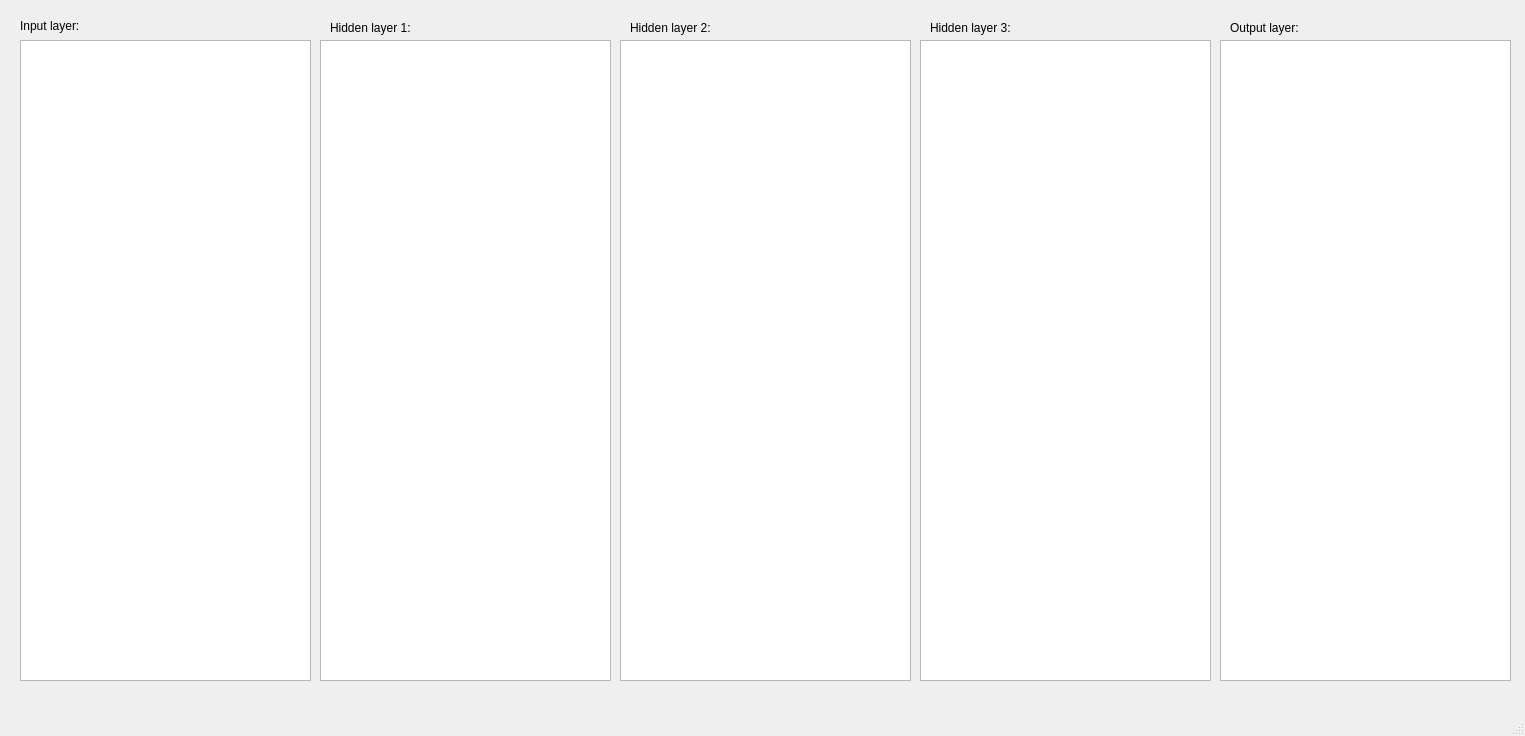
<?xml version="1.0" encoding="UTF-8"?>
<ui version="4.0">
 <class>VisualizeWindow</class>
 <widget class="QMainWindow" name="VisualizeWindow">
  <property name="geometry">
   <rect>
    <x>0</x>
    <y>0</y>
    <width>1525</width>
    <height>736</height>
   </rect>
  </property>
  <property name="windowTitle">
   <string>Visualize network</string>
  </property>
  <widget class="QWidget" name="centralwidget">
   <widget class="QLabel" name="il_label">
    <property name="geometry">
     <rect>
      <x>20</x>
      <y>10</y>
      <width>131</width>
      <height>31</height>
     </rect>
    </property>
    <property name="text">
     <string>Input layer:</string>
    </property>
   </widget>
   <widget class="QListWidget" name="input_listWidget">
    <property name="geometry">
     <rect>
      <x>20</x>
      <y>40</y>
      <width>291</width>
      <height>641</height>
     </rect>
    </property>
    <property name="font">
     <font>
      <pointsize>20</pointsize>
     </font>
    </property>
   </widget>
   <widget class="QLabel" name="hl1_label">
    <property name="geometry">
     <rect>
      <x>330</x>
      <y>20</y>
      <width>121</width>
      <height>16</height>
     </rect>
    </property>
    <property name="text">
     <string>Hidden layer 1:</string>
    </property>
   </widget>
   <widget class="QListWidget" name="hl1_listWidget">
    <property name="geometry">
     <rect>
      <x>320</x>
      <y>40</y>
      <width>291</width>
      <height>641</height>
     </rect>
    </property>
    <property name="font">
     <font>
      <pointsize>20</pointsize>
     </font>
    </property>
   </widget>
   <widget class="QListWidget" name="hl2_listWidget">
    <property name="geometry">
     <rect>
      <x>620</x>
      <y>40</y>
      <width>291</width>
      <height>641</height>
     </rect>
    </property>
    <property name="font">
     <font>
      <pointsize>20</pointsize>
     </font>
    </property>
   </widget>
   <widget class="QLabel" name="hl2_label">
    <property name="geometry">
     <rect>
      <x>630</x>
      <y>20</y>
      <width>121</width>
      <height>16</height>
     </rect>
    </property>
    <property name="text">
     <string>Hidden layer 2:</string>
    </property>
   </widget>
   <widget class="QListWidget" name="hl3_listWidget">
    <property name="geometry">
     <rect>
      <x>920</x>
      <y>40</y>
      <width>291</width>
      <height>641</height>
     </rect>
    </property>
    <property name="font">
     <font>
      <pointsize>20</pointsize>
     </font>
    </property>
   </widget>
   <widget class="QLabel" name="hl3_label">
    <property name="geometry">
     <rect>
      <x>930</x>
      <y>20</y>
      <width>121</width>
      <height>16</height>
     </rect>
    </property>
    <property name="text">
     <string>Hidden layer 3:</string>
    </property>
   </widget>
   <widget class="QListWidget" name="output_listWidget">
    <property name="geometry">
     <rect>
      <x>1220</x>
      <y>40</y>
      <width>291</width>
      <height>641</height>
     </rect>
    </property>
    <property name="font">
     <font>
      <pointsize>20</pointsize>
     </font>
    </property>
   </widget>
   <widget class="QLabel" name="output_label">
    <property name="geometry">
     <rect>
      <x>1230</x>
      <y>20</y>
      <width>121</width>
      <height>16</height>
     </rect>
    </property>
    <property name="text">
     <string>Output layer:</string>
    </property>
   </widget>
  </widget>
  <widget class="QMenuBar" name="menubar">
   <property name="geometry">
    <rect>
     <x>0</x>
     <y>0</y>
     <width>1525</width>
     <height>30</height>
    </rect>
   </property>
  </widget>
  <widget class="QStatusBar" name="statusbar"/>
 </widget>
 <resources/>
 <connections/>
</ui>
